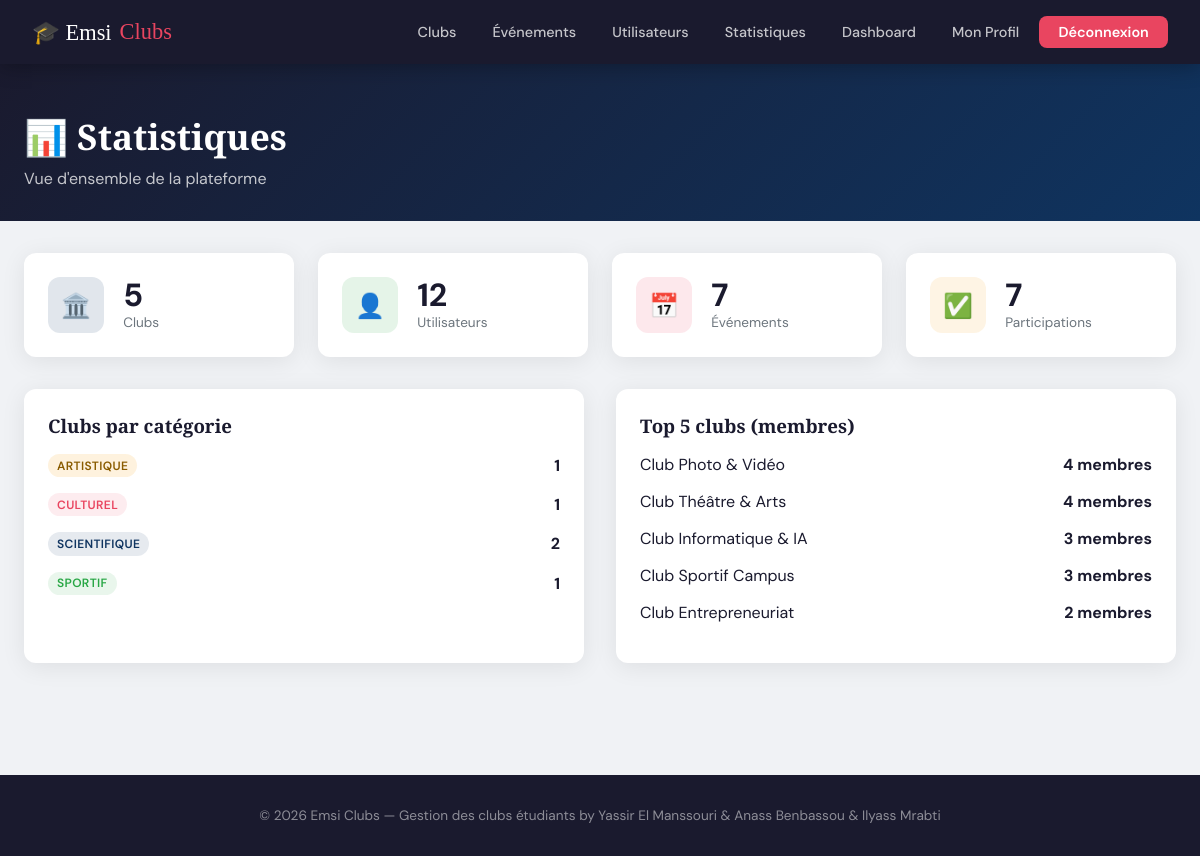
/admin-panel/statistiques/ (signed in), run on the app's committed database.
### clubs/models.py (models this page shows, shortened)
class Club(models.Model):
    CATEGORIE_CHOICES = [
        ('culturel', 'Culturel'),
        ('scientifique', 'Scientifique'),
        ('sportif', 'Sportif'),
        ('artistique', 'Artistique'),
        ('autre', 'Autre'),
    ]
    nom = models.CharField(max_length=200)
    description = models.TextField()
    categorie = models.CharField(max_length=30, choices=CATEGORIE_CHOICES, default='autre')
    logo = models.ImageField(upload_to='clubs/logos/', blank=True, null=True)
    responsable = models.ForeignKey(User, on_delete=models.SET_NULL, null=True, related_name='clubs_geres')
    date_creation = models.DateTimeField(auto_now_add=True)
    actif = models.BooleanField(default=True)

### clubs/views.py (the view)
# urls.py: path('admin-panel/statistiques/', views.statistiques, name='statistiques'),
@login_required
def statistiques(request):
    if get_role(request.user) != 'admin':
        return redirect('dashboard')
    ctx = {
        'nb_clubs': Club.objects.count(),
        'nb_users': Profil.objects.count(),
        'nb_evenements': Evenement.objects.count(),
        'nb_participations': Participation.objects.count(),
        'clubs_par_categorie': Club.objects.values('categorie').annotate(total=Count('id')),
        'top_clubs': Club.objects.annotate(nb=Count('membres')).order_by('-nb')[:5],
    }
    return render(request, 'clubs/statistiques.html', ctx)

### clubs/views.py (called while the page is built)
def get_role(user):
    try:
        return user.profil.role
    except:
        return 'etudiant'

### templates/clubs/statistiques.html (shortened to what this page needs)
{% extends 'clubs/base.html' %}
{% block content %}
<div class="page-header"><div class="container"><h1>📊 Statistiques</h1><p>Vue d'ensemble de la plateforme</p></div></div>
<div class="container" style="padding-bottom:3rem;">
  <div class="grid-4 mb-4">
    <div class="stat-card"><div class="stat-icon blue">🏛️</div><div><div class="stat-value">{{ nb_clubs }}</div><div class="stat-label">Clubs</div></div></div>
    <div class="stat-card"><div class="stat-icon green">👤</div><div><div class="stat-value">{{ nb_users }}</div><div class="stat-label">Utilisateurs</div></div></div>
    <div class="stat-card"><div class="stat-icon red">📅</div><div><div class="stat-value">{{ nb_evenements }}</div><div class="stat-label">Événements</div></div></div>
    <div class="stat-card"><div class="stat-icon gold">✅</div><div><div class="stat-value">{{ nb_participations }}</div><div class="stat-label">Participations</div></div></div>
  </div>
  <div style="display:grid;grid-template-columns:1fr 1fr;gap:2rem;">
    <div class="card"><div class="card-body">
      <h3 style="font-family:'Playfair Display',serif;margin-bottom:1rem;">Clubs par catégorie</h3>
      {% for item in clubs_par_categorie %}
      <div class="flex-between mb-2">
        <span class="badge cat-{{ item.categorie }}">{{ item.categorie }}</span>
        <strong>{{ item.total }}</strong>
      </div>
      {% endfor %}
    </div></div>
    <div class="card"><div class="card-body">
      <h3 style="font-family:'Playfair Display',serif;margin-bottom:1rem;">Top 5 clubs (membres)</h3>
      {% for club in top_clubs %}
      <div class="flex-between mb-2">
        <span>{{ club.nom }}</span>
        <strong>{{ club.nb }} membres</strong>
      </div>
      {% endfor %}
    </div></div>
  </div>
</div>
{% endblock %}

### static/css/style.css (style rules this page uses)
:root { --primary: #1a1a2e; --accent: #e94560; --accent2: #0f3460; --gold: #f5a623; --light: #f0f2f5; --white: #ffffff; --gray: #6c757d; --success: #28a745; --warning: #ffc107; --danger: #dc3545; --card-shadow: 0 4px 24px rgba(0,0,0,0.08); --radius: 12px; }
* { box-sizing: border-box; margin: 0; padding: 0; }
body { font-family: 'DM Sans', sans-serif; background: var(--light); color: var(--primary); min-height: 100vh; }
.container { max-width: 1200px; margin: 0 auto; padding: 0 1.5rem; }
.page-header { background: linear-gradient(135deg, var(--primary) 0%, var(--accent2) 100%); color: var(--white); padding: 3rem 0 2rem; margin-bottom: 2rem; }
.page-header h1 { font-family: 'Playfair Display', serif; font-size: 2.2rem; }
.page-header p { opacity: 0.75; margin-top: 0.5rem; }
.card { background: var(--white); border-radius: var(--radius); box-shadow: var(--card-shadow); overflow: hidden; transition: transform 0.2s, box-shadow 0.2s; }
.card-body { padding: 1.5rem; }
.grid-4 { display: grid; grid-template-columns: repeat(auto-fill, minmax(240px, 1fr)); gap: 1.5rem; }
.stat-card { background: var(--white); border-radius: var(--radius); padding: 1.5rem; box-shadow: var(--card-shadow); display: flex; align-items: center; gap: 1.2rem; }
.stat-icon { width: 56px; height: 56px; border-radius: 12px; display: flex; align-items: center; justify-content: center; font-size: 1.5rem; flex-shrink: 0; }
.stat-icon.red { background: rgba(233,69,96,0.12); color: var(--accent); }
.stat-icon.blue { background: rgba(15,52,96,0.12); color: var(--accent2); }
.stat-icon.gold { background: rgba(245,166,35,0.12); color: var(--gold); }
.stat-icon.green { background: rgba(40,167,69,0.12); color: var(--success); }
.stat-value { font-size: 2rem; font-weight: 700; color: var(--primary); line-height: 1; }
.stat-label { font-size: 0.85rem; color: var(--gray); margin-top: 0.2rem; }
.badge { display: inline-block; padding: 0.3em 0.75em; border-radius: 50px; font-size: 0.75rem; font-weight: 600; text-transform: uppercase; letter-spacing: 0.03em; }
.cat-culturel { background: rgba(233,69,96,0.1); color: var(--accent); }
.cat-scientifique { background: rgba(15,52,96,0.1); color: var(--accent2); }
.cat-sportif { background: rgba(40,167,69,0.1); color: var(--success); }
.cat-artistique { background: rgba(245,166,35,0.15); color: #8a5c00; }
.mb-2 { margin-bottom: 1rem; }
.mb-4 { margin-bottom: 2rem; }
.flex-between { display: flex; align-items: center; justify-content: space-between; }

### data on the page
Club: categorie "ARTISTIQUE", total "1", nom "Club Photo & Vidéo", nb "4"
Club: categorie "CULTUREL", total "1", nom "Club Théâtre & Arts", nb "4"
Club: categorie "SPORTIF", total "1", nom "Club Sportif Campus", nb "3"
Club: nom "Club Informatique & IA", nb "3"
Club: nom "Club Entrepreneuriat", nb "2"

### other printed values
{{ nb_clubs }} "5"
{{ nb_users }} "12"
{{ nb_evenements }} "7"
{{ nb_participations }} "7"
{{ item.categorie }} "SCIENTIFIQUE"
{{ item.total }} "2"
